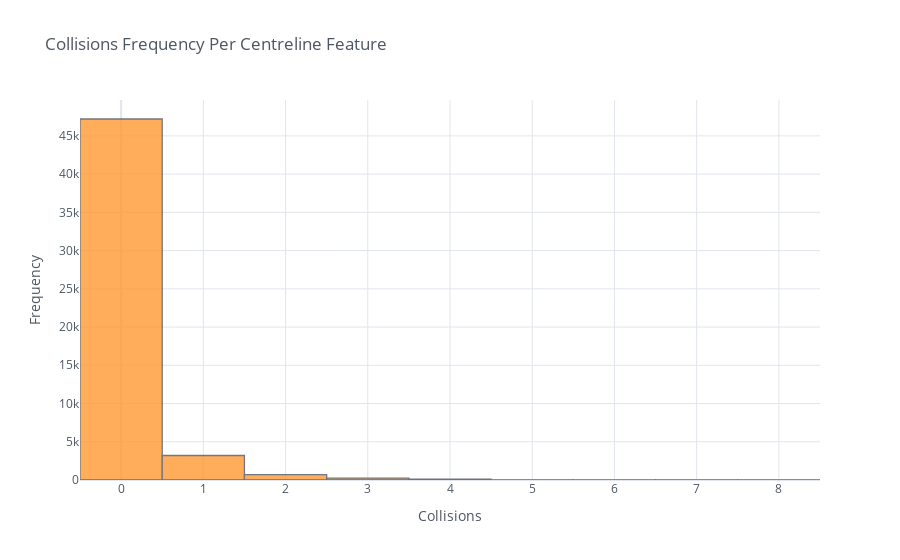

Write notebook code for a chart like this one.
### Code cell
clines_sjoin.COLLISIONS.iplot(
    'hist',
    title = 'Collisions Frequency Per Centreline Feature',
    xaxis_title = 'Collisions',
    yaxis_title = 'Frequency'
)

### Figure 1 — Plotly figure (JSON) as saved in the notebook; plotly's stock layout.template omitted (floating-point values rounded to 4 significant figures; data arrays with more than 128 entries replaced by an {"elided": "..."} marker saying what was removed)
{"data": [{"histfunc": "count", "histnorm": "", "marker": {"color": "rgba(255, 153, 51, 1.0)", "line": {"color": "#4D5663", "width": 1.3}}, "name": "COLLISIONS", "opacity": 0.8, "orientation": "v", "type": "histogram", "x": {"elided": "51514 int values"}}], "layout": {"barmode": "overlay", "legend": {"bgcolor": "#FFFFFF", "font": {"color": "#4D5663"}}, "paper_bgcolor": "#FFFFFF", "plot_bgcolor": "#FFFFFF", "title": {"font": {"color": "#4D5663"}, "text": "Collisions Frequency Per Centreline Feature"}, "xaxis": {"gridcolor": "#E1E5ED", "showgrid": true, "tickfont": {"color": "#4D5663"}, "title": {"font": {"color": "#4D5663"}, "text": "Collisions"}, "zerolinecolor": "#E1E5ED"}, "yaxis": {"gridcolor": "#E1E5ED", "showgrid": true, "tickfont": {"color": "#4D5663"}, "title": {"font": {"color": "#4D5663"}, "text": "Frequency"}, "zerolinecolor": "#E1E5ED"}}}
